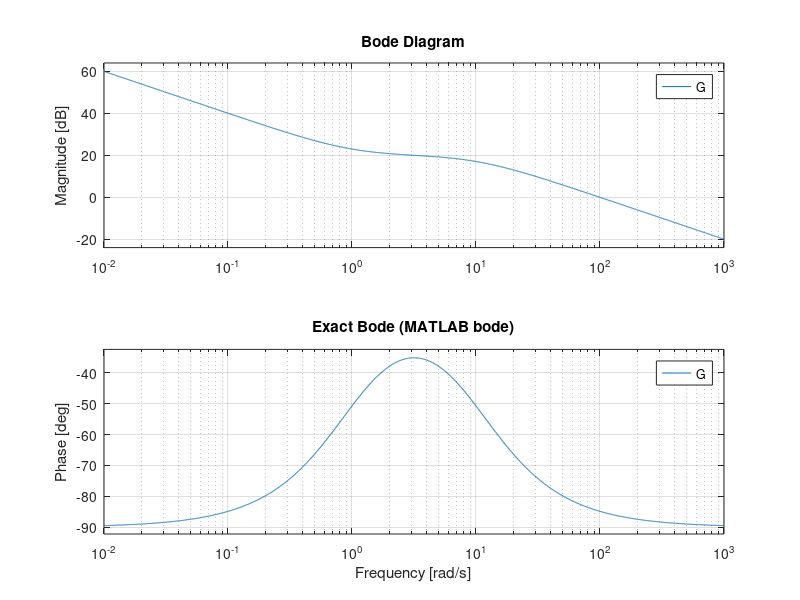
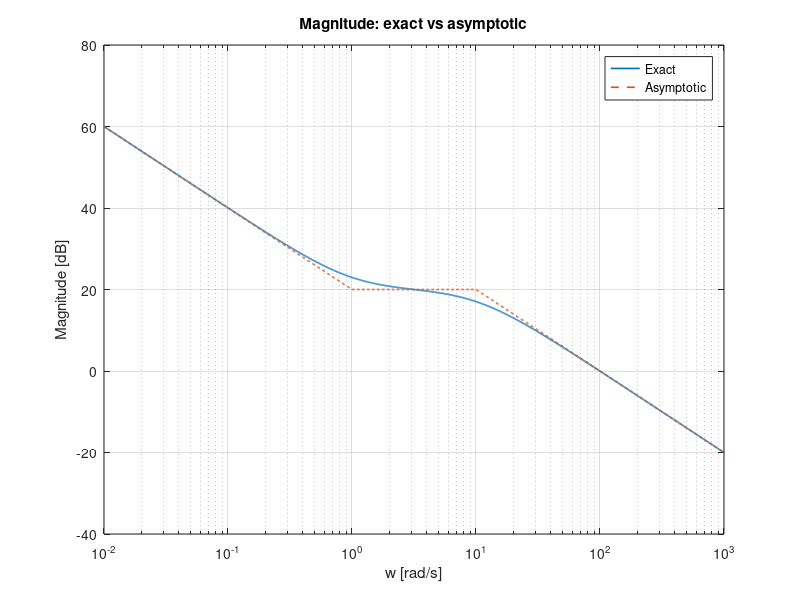
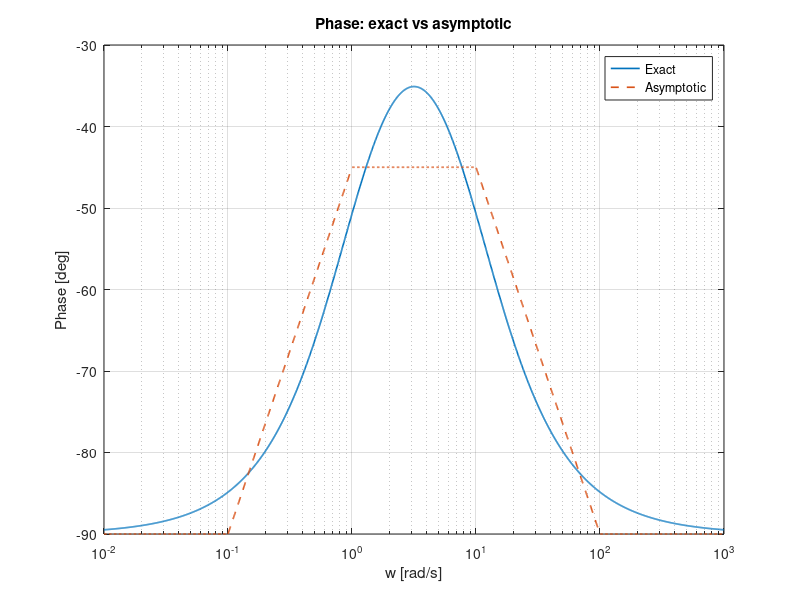

These charts were generated, in order, by the following MATLAB code:
% Chapter 12 - Lesson 2: Bode Plots: Magnitude, Phase, Asymptotes, and Construction Rules
% System Dynamics (Control Engineering)
%
% This script demonstrates:
%  1) MATLAB Control System Toolbox bode() for exact Bode plots.
%  2) Manual frequency response evaluation and asymptotic constructions.
%
% Requires: Control System Toolbox for tf/bode (manual parts run without it).

clear; clc; close all;

% Example transfer function:
%   G(s) = 10 * (1 + s/1) / ( s * (1 + s/10) )
K  = 10;
wz = 1;    % zero break (rad/s)
wp = 10;   % pole break (rad/s)

s = tf('s');
G = K * (1 + s/wz) / ( s * (1 + s/wp) );

w = logspace(-2, 3, 2000);  % rad/s

% ----- Exact Bode using toolbox -----
figure;
bode(G, w); grid on;
title('Exact Bode (MATLAB bode)');

% ----- Manual frequency response -----
jw = 1i*w;
Gj = K * (1 + jw/wz) ./ ( jw .* (1 + jw/wp) );

Mag = 20*log10(abs(Gj));
Ph  = unwrap(angle(Gj)) * 180/pi;

% ----- Asymptotic magnitude -----
MagAsym = 20*log10(K) ...
    + (w >= wz) .* (20*log10(w/wz)) ...
    - (w >= wp) .* (20*log10(w/wp)) ...
    - 20*log10(w);  % integrator 1/s

% ----- Asymptotic phase (standard approximation) -----
phaseZero = zeros(size(w));
phasePole = zeros(size(w));

% zero ramp from 0.1*wz to 10*wz
w1 = 0.1*wz; w2 = 10*wz;
mid = (w > w1) & (w < w2);
phaseZero(w >= w2) = 90;
phaseZero(mid) = 45*log10(w(mid)/w1);

% pole ramp from 0.1*wp to 10*wp
w1 = 0.1*wp; w2 = 10*wp;
mid = (w > w1) & (w < w2);
phasePole(w >= w2) = -90;
phasePole(mid) = -45*log10(w(mid)/w1);

PhAsym = phaseZero + phasePole - 90; % integrator contributes -90 deg

% ----- Plot comparison -----
figure;
semilogx(w, Mag, 'LineWidth', 1.2); hold on;
semilogx(w, MagAsym, '--', 'LineWidth', 1.2);
grid on; xlabel('w [rad/s]'); ylabel('Magnitude [dB]');
legend('Exact', 'Asymptotic'); title('Magnitude: exact vs asymptotic');

figure;
semilogx(w, Ph, 'LineWidth', 1.2); hold on;
semilogx(w, PhAsym, '--', 'LineWidth', 1.2);
grid on; xlabel('w [rad/s]'); ylabel('Phase [deg]');
legend('Exact', 'Asymptotic'); title('Phase: exact vs asymptotic');
